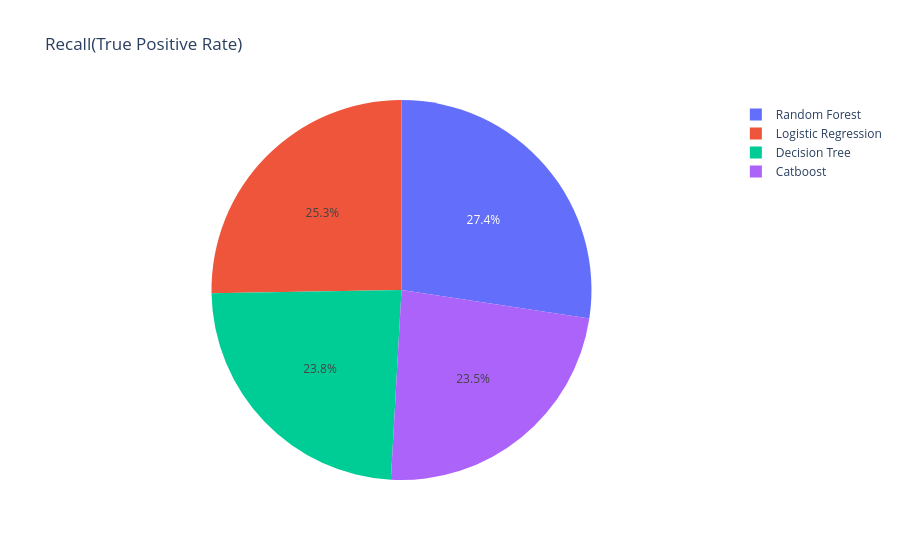

Notebook source saved alongside this figure:
### Code cell
px.pie(data_frame=cm_df, names=cm_df['model'], values=cm_df['Recall(TPR)'], title='Recall(True Positive Rate)')

### Figure 1 — Plotly figure (JSON) as saved in the notebook; plotly's stock layout.template omitted (floating-point values rounded to 4 significant figures)
{"data": [{"domain": {"x": [0, 1], "y": [0, 1]}, "hovertemplate": "model=%{label}<br>Recall(TPR)=%{value}<extra></extra>", "labels": ["Random Forest", "Logistic Regression", "Decision Tree", "Catboost"], "legendgroup": "", "name": "", "showlegend": true, "type": "pie", "values": [0.77, 0.71, 0.67, 0.66]}], "layout": {"legend": {"tracegroupgap": 0}, "title": {"text": "Recall(True Positive Rate)"}}}
